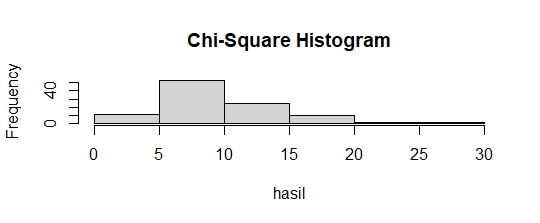

R code for this plot:
x = 2
v = 10

#soal4a
dchisq(x, v)

#soal4b
n = 100
hasil <- rchisq(n, v)
hist(hasil, main = "Chi-Square Histogram")

#soal4c
mean(hasil)
var(hasil)
